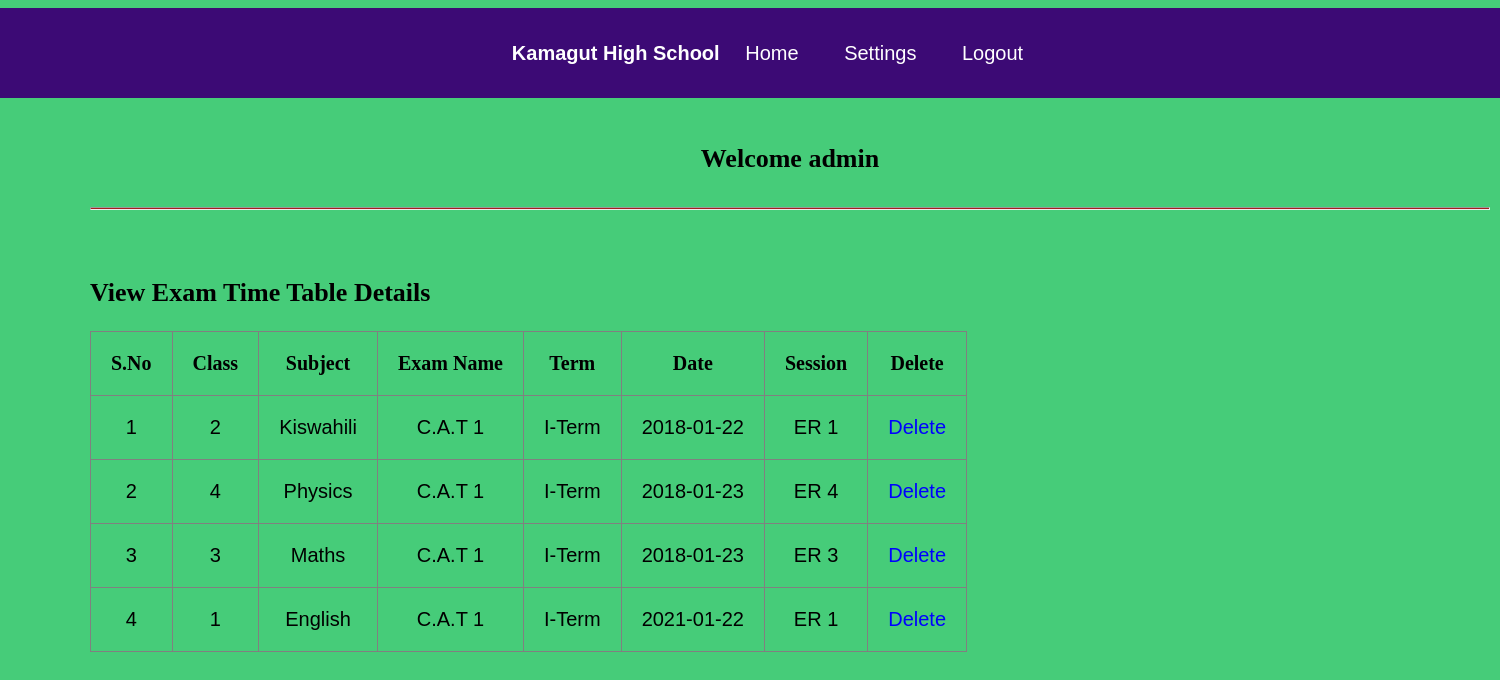
/view_exam.php (signed in), run on the app's committed database.
### tables this page shows
CREATE TABLE `mtiani` (
  `EID` int(11) NOT NULL,
  `ENAME` varchar(30) NOT NULL,
  `ETERM` varchar(30) NOT NULL,
  `EDATE` date NOT NULL,
  `EROOM` varchar(30) NOT NULL,
  `CLASS` varchar(30) NOT NULL,
  `SUB` varchar(150) NOT NULL
);

### view_exam.php (the view, shortened to what this page needs)
<?php
	include"database.php";
?>
<!DOCTYPE html>
<html>
	<head>
		<link rel="stylesheet" type="text/css" href="css/style.css">
	</head>
	<body>
			<?php include"admin2_navbar.php";?><br>
			<div id="section">
					<br>
					<h3 class="text"><center>Welcome <?php echo $_SESSION["username"]; ?></center></h3><br><hr><br>
				<div class="content">
						<h3 >View Exam Time Table Details</h3><br>
						<table border="1px">
							<tr>
								<th>S.No</th>
								<th>Class </th>
								<th>Subject</th>
								<th>Exam Name</th>
								<th>Term</th>
								<th>Date</th>
								<th>Session</th>
								<th>Delete</th>
							</tr>
							<?php
								$s="select * from mtiani";
								$res=$db->query($s);
								if($res->num_rows>0)
								{
									$i=0;
									while($r=$res->fetch_assoc())
									{
										$i++;
										echo "
											<tr>
												<td>{$i}</td>
												<td>{$r["CLASS"]}</td>
												<td>{$r["SUB"]}</td>
												<td>{$r["ENAME"]}</td>
												<td>{$r["ETERM"]}</td>
												<td>{$r["EDATE"]}</td>
												<td>{$r["EROOM"]}</td>
												<td><a href='exam_delete.php?id={$r["EID"]}' class='btnr'>Delete</a></td>
											</tr>
										";
									}
								}
								else
								{
									echo "No Record Found";
								}
							?>
						</table>
				</div>
			</div>
	</body>
</html>

### css/style.css (style rules this page uses)
body { margin: 0; padding: ; margin-bottom: 15px; margin-top: 8px; background: rgb(70, 204, 121); background-color: rgb(70, 204, 121); }
body, td { font: 14px "Trebuchet MS", Verdana, Arial, Helvetica, sans-serif; font-size: 20px; background: rgb(70, 204, 121); }
a:link { text-decoration: none; color: #00f; }
#section { height:auto; width:1400px; margin-left:90px; font-family:cambria; }
.content { margin-top:30px; height:auto; width:950px; float:left; }
tr,td,th { padding:20px; }
table { border-collapse:collapse; }
hr { height: 1px; color: rgba(219, 21, 21, 0.918); background-color: rgb(165, 29, 29); margin-bottom: 15px; }
h3 { margin: 0; font-weight: bold; font-size: 1.3em; }
td { text-align: center; }

### data on the page
mtiani: CLASS "2", SUB "Kiswahili", ENAME "C.A.T 1", ETERM "I-Term", EDATE "2018-01-22", EROOM "ER 1"
mtiani: CLASS "4", SUB "Physics", ENAME "C.A.T 1", ETERM "I-Term", EDATE "2018-01-23", EROOM "ER 4"
mtiani: CLASS "3", SUB "Maths", ENAME "C.A.T 1", ETERM "I-Term", EDATE "2018-01-23", EROOM "ER 3"
mtiani: CLASS "1", SUB "English", ENAME "C.A.T 1", ETERM "I-Term", EDATE "2021-01-22", EROOM "ER 1"

### other printed values
$_SESSION["username"] "admin"
